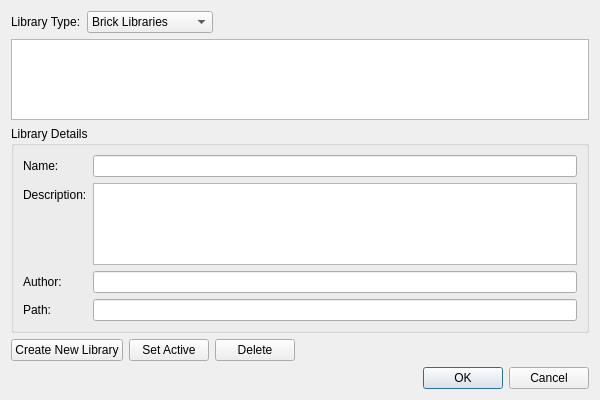
<?xml version="1.0" encoding="UTF-8"?>
<ui version="4.0">
 <class>LibraryManagerDialog</class>
 <widget class="QDialog" name="LibraryManagerDialog">
  <property name="geometry">
   <rect>
    <x>0</x>
    <y>0</y>
    <width>600</width>
    <height>400</height>
   </rect>
  </property>
  <property name="windowTitle">
   <string>Library Manager</string>
  </property>
  <property name="modal">
   <bool>true</bool>
  </property>
  <layout class="QVBoxLayout" name="mainLayout">
   <item>
    <layout class="QHBoxLayout" name="typeLayout">
     <item>
      <widget class="QLabel" name="typeLabel">
       <property name="text">
        <string>Library Type:</string>
       </property>
      </widget>
     </item>
     <item>
      <widget class="QComboBox" name="library_type_combo">
       <property name="currentText">
        <string>Brick Libraries</string>
       </property>
       <item>
        <property name="text">
         <string>Brick Libraries</string>
        </property>
       </item>
       <item>
        <property name="text">
         <string>Schema Libraries</string>
        </property>
       </item>
      </widget>
     </item>
     <item>
      <spacer name="typeSpacer">
       <property name="orientation">
        <enum>Qt::Horizontal</enum>
       </property>
       <property name="sizeHint" stdset="0">
        <size>
         <width>40</width>
         <height>20</height>
        </size>
       </property>
      </spacer>
     </item>
    </layout>
   </item>
   <item>
    <widget class="QListWidget" name="library_list"/>
   </item>
   <item>
    <widget class="QGroupBox" name="detailsGroup">
     <property name="title">
      <string>Library Details</string>
     </property>
     <layout class="QFormLayout" name="detailsLayout">
      <item row="0" column="0">
       <widget class="QLabel" name="nameLabel">
        <property name="text">
         <string>Name:</string>
        </property>
       </widget>
      </item>
      <item row="0" column="1">
       <widget class="QLineEdit" name="name_edit"/>
      </item>
      <item row="1" column="0">
       <widget class="QLabel" name="descriptionLabel">
        <property name="text">
         <string>Description:</string>
        </property>
       </widget>
      </item>
      <item row="1" column="1">
       <widget class="QTextEdit" name="description_edit">
        <property name="maximumHeight">
         <number>60</number>
        </property>
       </widget>
      </item>
      <item row="2" column="0">
       <widget class="QLabel" name="authorLabel">
        <property name="text">
         <string>Author:</string>
        </property>
       </widget>
      </item>
      <item row="2" column="1">
       <widget class="QLineEdit" name="author_edit"/>
      </item>
      <item row="3" column="0">
       <widget class="QLabel" name="pathLabel">
        <property name="text">
         <string>Path:</string>
        </property>
       </widget>
      </item>
      <item row="3" column="1">
       <widget class="QLineEdit" name="path_edit">
        <property name="readOnly">
         <bool>true</bool>
        </property>
       </widget>
      </item>
     </layout>
    </widget>
   </item>
   <item>
    <layout class="QHBoxLayout" name="buttonLayout">
     <item>
      <widget class="QPushButton" name="create_btn">
       <property name="text">
        <string>Create New Library</string>
       </property>
      </widget>
     </item>
     <item>
      <widget class="QPushButton" name="set_active_btn">
       <property name="text">
        <string>Set Active</string>
       </property>
      </widget>
     </item>
     <item>
      <widget class="QPushButton" name="delete_btn">
       <property name="text">
        <string>Delete</string>
       </property>
      </widget>
     </item>
     <item>
      <spacer name="buttonSpacer">
       <property name="orientation">
        <enum>Qt::Horizontal</enum>
       </property>
       <property name="sizeHint" stdset="0">
        <size>
         <width>40</width>
         <height>20</height>
        </size>
       </property>
      </spacer>
     </item>
    </layout>
   </item>
   <item>
    <widget class="QDialogButtonBox" name="dialogButtons">
     <property name="standardButtons">
      <set>QDialogButtonBox::Cancel|QDialogButtonBox::Ok</set>
     </property>
    </widget>
   </item>
  </layout>
 </widget>
 <resources/>
 <connections/>
</ui>
